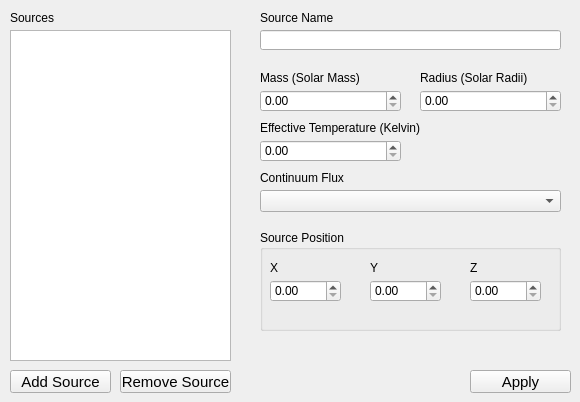
      <widget class="QWidget" name="tab_Sources">
       <attribute name="title">
        <string>Sources</string>
       </attribute>
       <widget class="QLabel" name="lbl_Sources">
        <property name="geometry">
         <rect>
          <x>10</x>
          <y>10</y>
          <width>91</width>
          <height>16</height>
         </rect>
        </property>
        <property name="text">
         <string>Sources</string>
        </property>
       </widget>
       <widget class="QLabel" name="lbl_StarMass">
        <property name="geometry">
         <rect>
          <x>260</x>
          <y>70</y>
          <width>141</width>
          <height>16</height>
         </rect>
        </property>
        <property name="text">
         <string>Mass (Solar Mass)</string>
        </property>
       </widget>
       <widget class="QLabel" name="lbl_StarRadius">
        <property name="geometry">
         <rect>
          <x>420</x>
          <y>70</y>
          <width>141</width>
          <height>16</height>
         </rect>
        </property>
        <property name="text">
         <string>Radius (Solar Radii)</string>
        </property>
       </widget>
       <widget class="QLineEdit" name="txt_StartName">
        <property name="geometry">
         <rect>
          <x>260</x>
          <y>30</y>
          <width>301</width>
          <height>20</height>
         </rect>
        </property>
       </widget>
       <widget class="QLabel" name="lbl_SourceName">
        <property name="geometry">
         <rect>
          <x>260</x>
          <y>10</y>
          <width>141</width>
          <height>16</height>
         </rect>
        </property>
        <property name="text">
         <string>Source Name</string>
        </property>
       </widget>
       <widget class="QLabel" name="lbl_StarTemp">
        <property name="geometry">
         <rect>
          <x>260</x>
          <y>120</y>
          <width>261</width>
          <height>16</height>
         </rect>
        </property>
        <property name="text">
         <string>Effective Temperature (Kelvin)</string>
        </property>
       </widget>
       <widget class="QComboBox" name="com_StarContFlux">
        <property name="geometry">
         <rect>
          <x>260</x>
          <y>190</y>
          <width>301</width>
          <height>22</height>
         </rect>
        </property>
       </widget>
       <widget class="QLabel" name="lbl_StarContFlux">
        <property name="geometry">
         <rect>
          <x>260</x>
          <y>170</y>
          <width>101</width>
          <height>16</height>
         </rect>
        </property>
        <property name="text">
         <string>Continuum Flux</string>
        </property>
       </widget>
       <widget class="QDoubleSpinBox" name="spn_StarMass">
        <property name="geometry">
         <rect>
          <x>260</x>
          <y>90</y>
          <width>141</width>
          <height>22</height>
         </rect>
        </property>
        <property name="maximum">
         <double>999.990000000000009</double>
        </property>
       </widget>
       <widget class="QDoubleSpinBox" name="spn_StarRadius">
        <property name="geometry">
         <rect>
          <x>420</x>
          <y>90</y>
          <width>141</width>
          <height>22</height>
         </rect>
        </property>
        <property name="maximum">
         <double>999.990000000000009</double>
        </property>
       </widget>
       <widget class="QDoubleSpinBox" name="spn_StarTemp">
        <property name="geometry">
         <rect>
          <x>260</x>
          <y>140</y>
          <width>141</width>
          <height>22</height>
         </rect>
        </property>
        <property name="maximum">
         <double>999999.989999999990687</double>
        </property>
       </widget>
       <widget class="QPushButton" name="btn_AddSource">
        <property name="geometry">
         <rect>
          <x>10</x>
          <y>370</y>
          <width>101</width>
          <height>23</height>
         </rect>
        </property>
        <property name="font">
         <font>
          <pointsize>11</pointsize>
         </font>
        </property>
        <property name="text">
         <string>Add Source</string>
        </property>
       </widget>
       <widget class="QPushButton" name="btn_RemoveSource">
        <property name="geometry">
         <rect>
          <x>120</x>
          <y>370</y>
          <width>111</width>
          <height>23</height>
         </rect>
        </property>
        <property name="font">
         <font>
          <pointsize>11</pointsize>
         </font>
        </property>
        <property name="text">
         <string>Remove Source</string>
        </property>
       </widget>
       <widget class="QPushButton" name="btn_SaveSource">
        <property name="geometry">
         <rect>
          <x>470</x>
          <y>370</y>
          <width>101</width>
          <height>23</height>
         </rect>
        </property>
        <property name="font">
         <font>
          <pointsize>11</pointsize>
         </font>
        </property>
        <property name="text">
         <string>Apply</string>
        </property>
       </widget>
       <widget class="QListWidget" name="lst_Sources">
        <property name="geometry">
         <rect>
          <x>10</x>
          <y>30</y>
          <width>221</width>
          <height>331</height>
         </rect>
        </property>
       </widget>
       <widget class="QGroupBox" name="grp_SourcePos">
        <property name="geometry">
         <rect>
          <x>260</x>
          <y>230</y>
          <width>301</width>
          <height>101</height>
         </rect>
        </property>
        <property name="title">
         <string>Source Position</string>
        </property>
        <widget class="QLabel" name="lbl_StarPosX">
         <property name="geometry">
          <rect>
           <x>10</x>
           <y>30</y>
           <width>71</width>
           <height>16</height>
          </rect>
         </property>
         <property name="text">
          <string>X</string>
         </property>
        </widget>
        <widget class="QDoubleSpinBox" name="spn_StarPosX">
         <property name="geometry">
          <rect>
           <x>10</x>
           <y>50</y>
           <width>71</width>
           <height>22</height>
          </rect>
         </property>
        </widget>
        <widget class="QLabel" name="lbl_StarPosY">
         <property name="geometry">
          <rect>
           <x>110</x>
           <y>30</y>
           <width>71</width>
           <height>16</height>
          </rect>
         </property>
         <property name="text">
          <string>Y</string>
         </property>
        </widget>
        <widget class="QDoubleSpinBox" name="spn_StarPosY">
         <property name="geometry">
          <rect>
           <x>110</x>
           <y>50</y>
           <width>71</width>
           <height>22</height>
          </rect>
         </property>
        </widget>
        <widget class="QLabel" name="lbl_StarPosZ">
         <property name="geometry">
          <rect>
           <x>210</x>
           <y>30</y>
           <width>71</width>
           <height>16</height>
          </rect>
         </property>
         <property name="text">
          <string>Z</string>
         </property>
        </widget>
        <widget class="QDoubleSpinBox" name="spn_StarPosZ">
         <property name="geometry">
          <rect>
           <x>210</x>
           <y>50</y>
           <width>71</width>
           <height>22</height>
          </rect>
         </property>
        </widget>
       </widget>
      </widget>
